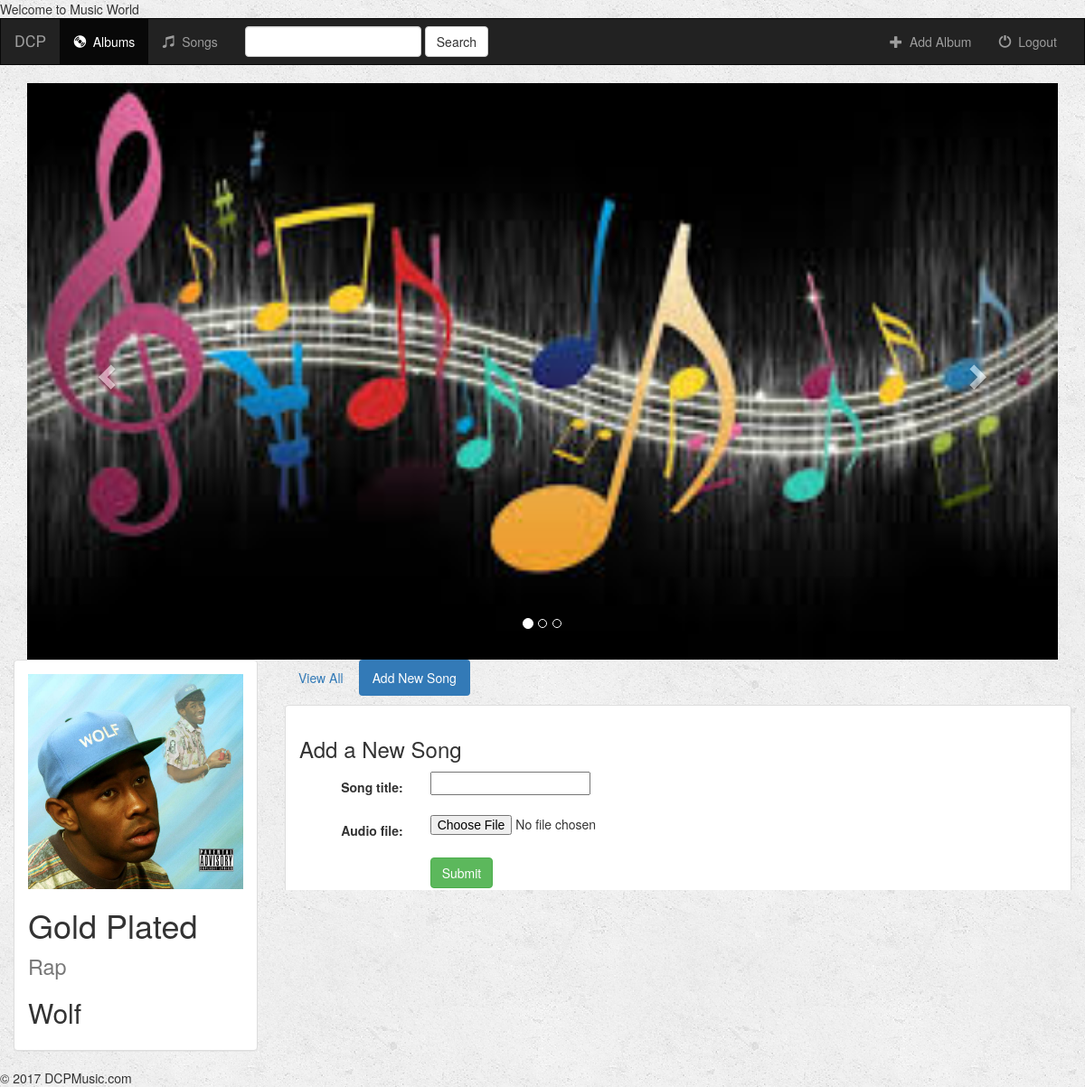
Page /music/46/create_song/ on the committed database.
### music/models.py (models this page shows)
class Album(models.Model):
    user = models.ForeignKey(User, default=1)
    artist = models.CharField(max_length=250)
    album_title = models.CharField(max_length=500)
    genre = models.CharField(max_length=100)
    album_logo = models.FileField()
    is_favorite = models.BooleanField(default=False)
    def __str__(self):
        return self.album_title + ' - ' + self.artist

### music/views.py (the view, shortened to what this page needs)
# urls.py: url(r'^(?P<album_id>[0-9]+)/create_song/$', views.create_song, name='create_song'),
def create_song(request, album_id):
    form = SongForm(request.POST or None, request.FILES or None)
    album = get_object_or_404(Album, pk=album_id)
    context = {
        'album': album,
        'form': form,
    }
    return render(request, 'music/create_song.html', context)

### music/forms.py
class SongForm(forms.ModelForm):
    class Meta:
        model = Song
        fields = ['song_title', 'audio_file']

### music/templates/music/create_song.html (shortened to what this page needs)
{% extends 'music/base.html' %}
{% block albums_active %}active{% endblock %}
{% block body %}
<div class="container-fluid">
    <div class="row">
        <div class="col-sm-4 col-md-3">
            <div class="panel panel-default">
                <div class="panel-body">
                        <a href="{% url 'music:detail' album.id %}">
                            {% if album.album_logo %}
                                <img src="{{ album.album_logo.url }}" class="img-responsive">
                            {% else %}
                                <h3>No image to display</h3>
                            {% endif %}
                        </a>
                    <h1>{{ album.album_title }} <small>{{ album.genre }}</small></h1>
                    <h2>{{ album.artist }}</h2>
                </div>
            </div>
        </div>
        <div class="col-sm-8 col-md-9">
            <ul class="nav nav-pills" style="margin-bottom: 10px;">
                <li role="presentation"><a href="{% url 'music:detail' album.id %}">View All</a></li>
                <li role="presentation" class="active"><a href="{% url 'music:create_song' album.id %}">Add New Song</a></li>
            </ul>
            <div class="panel panel-default">
                <div class="panel-body">
                    <h3>Add a New Song</h3>
                    <form class="form-horizontal" role="form" action="" method="post" enctype="multipart/form-data">
                        {% include 'music/form_template.html' %}
                        <div class="form-group">
                            <div class="col-sm-offset-2 col-sm-10">
                                <button type="submit" class="btn btn-success">Submit</button>
                            </div>
                        </div>
                    </form>
                </div>
            </div>
        </div>
    </div>
</div>
{% endblock %}

### music/static/music/style.css (style rules this page uses)
body { background: white url("images/background.png"); }

### rows in the picture
Album: album_logo (picture), album_title "Gold Plated", genre "Rap", artist "Wolf"

### other values in the picture
{{ field.label_tag }} "Song title:" "Audio file:"
